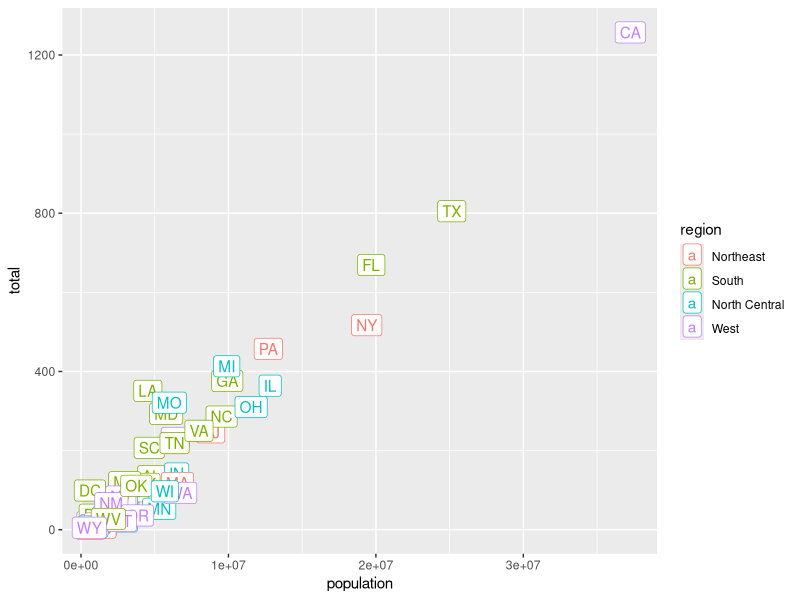
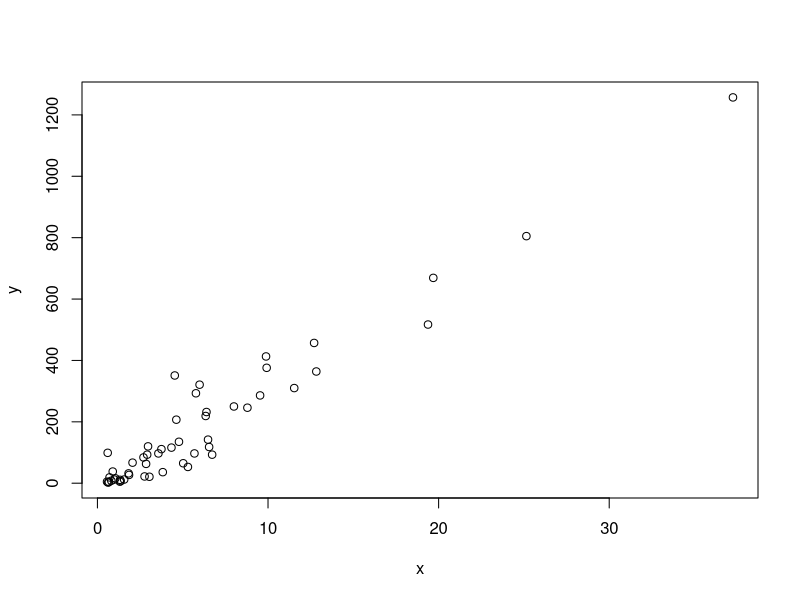
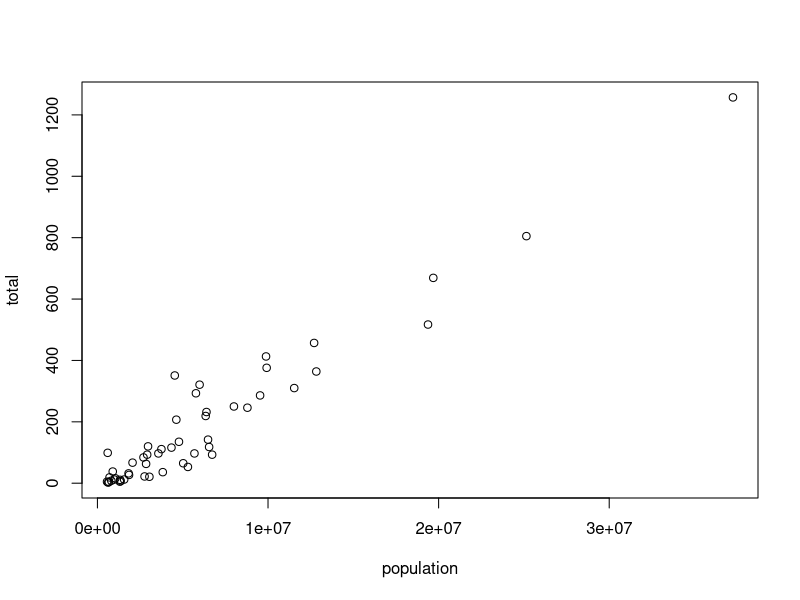
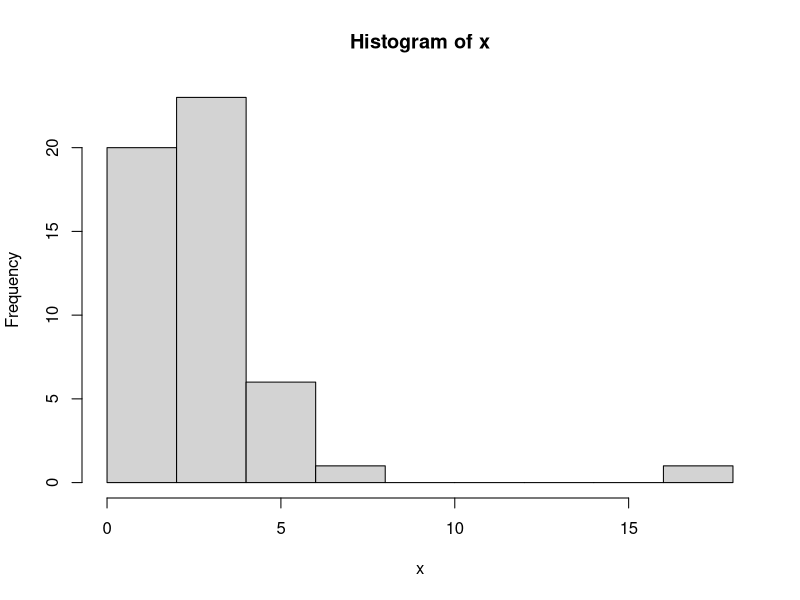
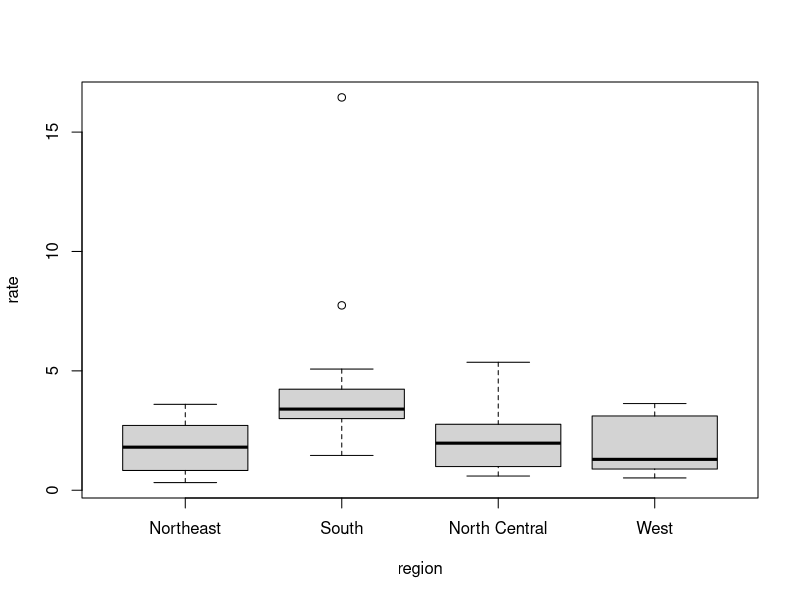
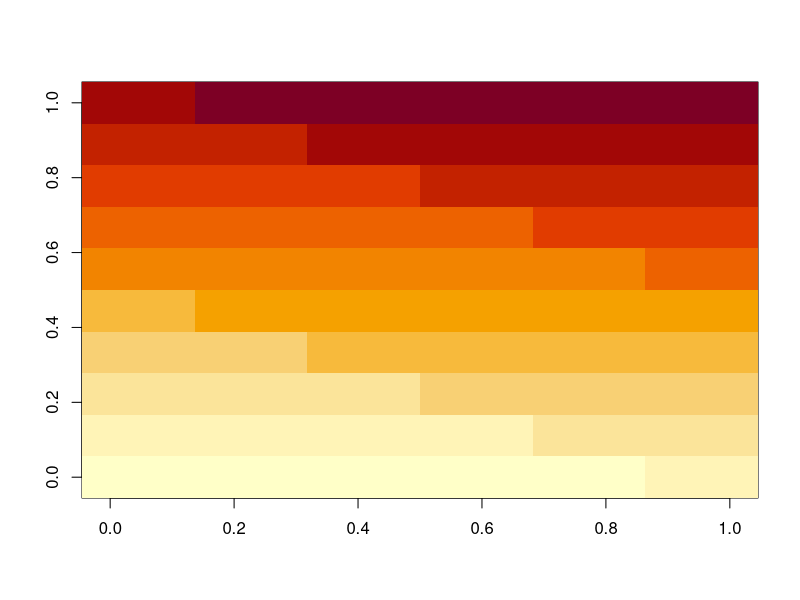
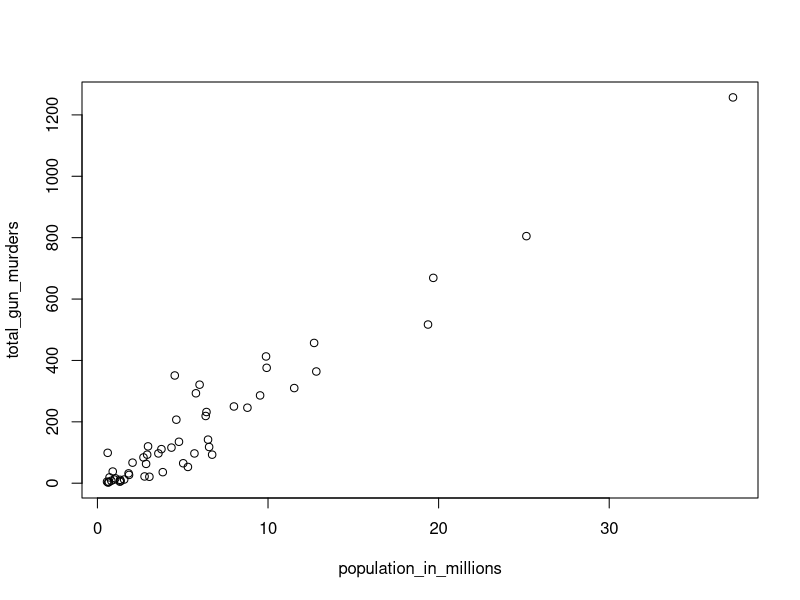
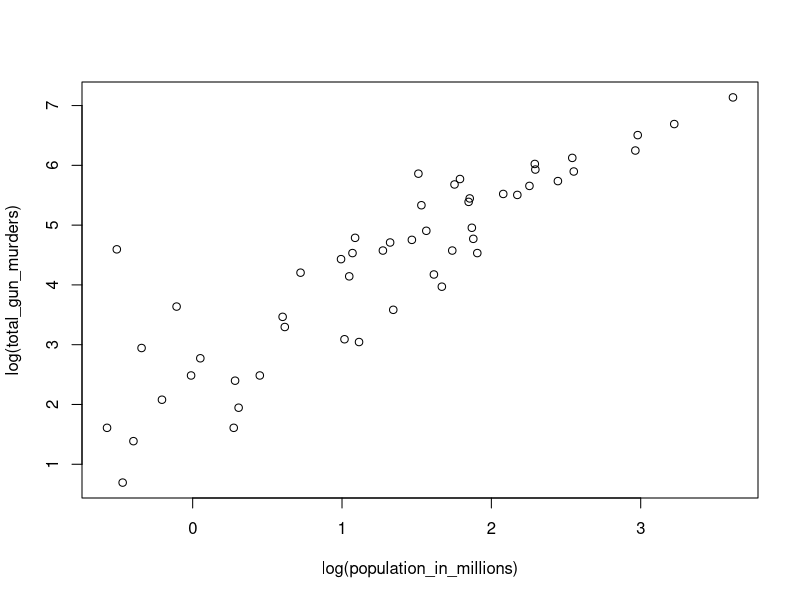

Write the R code that produced these figures, in order.
### 1.1
library(tidyverse)
library(dslabs)
data("murders")

murders%>%
  ggplot(aes(population, total, label = abb, color = region)) +
  geom_label()

### 1.2
a <- 1
b <- 1
c <- -1

solution_1 <- (-b + sqrt(b^2 - 4*a*c))/(2*a)
solution_2 <- (-b - sqrt(b^2 - 4*a*c))/(2*a)

# existing functions
2^3
log(8,2)
pi
Inf
sqrt(1000)
signif(sqrt(1000), digits=4)
round(sqrt(1000), digits=3)

# help: shows arguments and description of functions
?log
help("log")

## Exercises
john <- 7
paul <- 12^2
ringo <- paul*john
ringo <- 2*ringo
ringo <- 7+ringo # should be 2023


### 1.3
class(a)
data(murders)
class(murders)

str(murders) # gives us structure of df
names(murders) # gives column names of df
head(murders) # gives us first 6 lines of df
table(murders$region) # gives frequency of each category

murders$population # $ is an accessor. This gives us a numeric vector
pop <- murders$population
length(pop) # length of the vector
class(pop) # numeric

murders[25, 1] # 25th row, 1st column
murders[2:3,] # rows 2 to 3

# quotes show character
class(murders$state)

# logical vector: True or False
z <- 3 == 2
class(z)

# factor object type: for categorical data
class(murders$region) # factor
levels(murders$region) # NE, S, NC, W

# list
record <- list(name = "John Doe",
               student_id = 1234,
               grades = c(95, 82, 91, 97, 93),
               final_grade = "A")

record$student_id # 1234
record[["student_id"]] #1234

  # if a list doesn't have variable names, you can only use [[]] to extract data
record2 <- list("John Doe", 1234)
record2[[1]] # can't use $ as an accessor

# matrices: entries all the same type, can perform matrix operations
mat <- matrix(1:12, 4, 3)
mat[2, 3] # mat[row,column]
mat[2,]
mat[,2:3]
mat[1:2, 2:3]

mat_df <- as.data.frame(mat) # convert to dataframe

# Exercise
str(murders) # c. shows state name, abb, region, pop, and total murders
names(murders) # column names state, abb, region, population, total
a <- murders$abb
class(a) # character object
b <- murders[,2]
a==b # these are the same
length(levels(murders$region)) # there are 4 categories
table(murders$region)

### 1.4 Vectors
country <- c("a", "b", "c") # c means concatenate
codes <- c(Italy = 1, Canada = 30) # you can name the entries of a vector

num <- seq(1,10) # seq gives us a sequence
jump_num <- seq(1,10,2) #seq odd numbers

# subsetting
codes[1:2]
codes["Canada"]
codes[c("Italy", "Canada")]

# coercion
x <- c(1, "canada", 3) # R coerced 1 and 3 to character strings
x

x <- 1:5
y <- as.character(x)
x <- as.numeric(y)

x <- c("1", "b", "3")
as.numeric(x) # NA is missing data, here because can't coerce

# Exercise
temp <- c(Beijing = 35, Lagos = 88, Paris = 42, RiodeJaneiro = 84,
          SanJuan = 81, Toronto = 30)
city <- names(temp)
temp[1:3]
temp[c("Paris", "SanJuan")]
seq(12,73)
seq(1,100,2)
length(seq(6,55,4/7))
class(seq(1,10,0.5))
class(seq(1,10))
class(1L) # L forces an integer class instead of default numeric
class(1)
x <- c("1","3","5")
as.integer(x)

### 1.5 Sorting
sort(murders$total)

x <- c(31, 4, 15, 92, 65)
sort(x) # sorts the entries
order(x) # the index that would put things in order

index <- order(murders$total)
murders$abb[index] # the indexes of total in order

max(murders$total)
i_max <- which.max(murders$total)
murders$abb[i_max]

rank(x) # gives you the rank of which smallest each entry is

x <- c(1,2,3)
y <- c(10, 20, 30, 40, 50)
x + y # R recycles the values in x because it is shorter in length

# Exercise
pop <- murders$population
sort_pop <- sort(pop)
sort_pop[1]

ord_pop <- order(pop)
ord_pop[1]

which.min(pop)

states <- murders$state
states[which.min(pop)]

ranks <- rank(murders$population)
my_df <- data.frame(name = murders$state, rank = ranks)

index <- order(murders$population)
my_df <- data.frame(name = murders$state[index], rank = ranks[index])

data("na_example")
str(na_example)
mean(na_example)

ind <- is.na(na_example)
table(ind)

x <- na_example[is.na(na_example) != TRUE]
mean(x)

### 1.6 VECTOR ARITHMETIC
murders$state[which.max(murders$population)]
max(murders$population)

# vector math element wise/entry by entry
inch <- c(23, 24, 12, 64, 23)
cm <- inch * 2.54
diff_from_25 <- inch - 25

murder_rate <- murders$total/murders$population*100000
murders$state[order(murder_rate,decreasing=TRUE)]

# Exercise
temp <- c(35, 88, 42, 84, 81, 30)
city <- c("Beijing", "Lagos", "Paris", "Rio de Janeiro", 
          "San Juan", "Toronto")
city_temps <- data.frame(name = city, temperature = temp)

temp_C = 5/9 * (temp-32)

sum(1/seq(1:100)^2)
pi^2/6

murder_rate <- murders$total/murders$population*100000
mean(murder_rate)

### 1.7 Indexing
# logical operators
index <- murder_rate <= 0.71
murders$state[index]
sum(index) # TRUE coerced to 1, FALSE coerced to 0

west <- murders$region == "West"
safe <- murder_rate <= 1

index <- safe & west
murders$state[index]

# which
ind <- which(murders$state == "California")
murder_rate[ind]

# match: which indexes of second vector match first vetor
ind <- match (c("New York", "Florida", "Texas"), murders$state)
murder_rate[ind]

# %in%: whether or not first vector element is in second vector
c("Boston", "Dakota", "Washington") %in% murders$state # FALSE FALSE TRUE

# Exercise
murder_rate <- murders$total/murders$population*100000
low <- murder_rate < 1

ind <- which(low == TRUE)

murders$state[ind]

NE <- murders$region == "Northeast"
ind <- which(low & NE)
murders$state[ind]

lower <- murder_rate < mean(murder_rate)
sum(lower)
murders$state[which(lower)]

ind_abb <- match(c("AK", "MI", "IA"), murders$abb)
murders$state[ind_abb]

test_abb <- c("MA", "ME", "MI", "MO", "MU")
real_abb <- test_abb %in% murders$abb
test_abb[which(!real_abb)]

### 1.8 Basic Plots
# Scatter Plot
x <- murders$population/10^6
y <- murders$total
plot(x,y)

with(murders, plot(population,total))

# Histogram
x <- with(murders, total/population*100000)
hist(x)

# Boxplot
murders$rate <- with(murders, total/population*100000)
boxplot(rate~region, data = murders)

# Image
x <- matrix(1:120, 12, 10)
image(x)

# Exercise
population_in_millions <- murders$population/10^6
total_gun_murders <- murders$total
plot(population_in_millions, total_gun_murders)

plot(log(population_in_millions), log(total_gun_murders))

hist(with(murders, population))

boxplot(population~region, data=murders)

### Quiz 1
# Part 1
a <- 2
b <- -1
c <- -4

(-b + sqrt(b^2-4*a*c))/(2*a)
(-b - sqrt(b^2-4*a*c))/(2*a)

log(1024, 4)

data(movielens)
str(movielens)

class(movielens$title)
class(movielens$genres)

nlevels(movielens$genres)

# Part 2
name <- c("Mandi", "Amy", "Nicole", "Olivia")
distance <- c(0.8, 3.1, 2.8, 4.0)
time <- c(10, 30, 40, 50)

time_hour <- time/60
speed <- distance/time_hour

time_hour[which(name=="Olivia")]
speed[which(name=="Mandi")]
name[which.max(speed)]

data(olive)
head(olive)

with(olive, plot(palmitic,palmitoleic))
hist(olive$eicosenoic)
boxplot(palmitic~region, data=olive)

table(olive$region)
